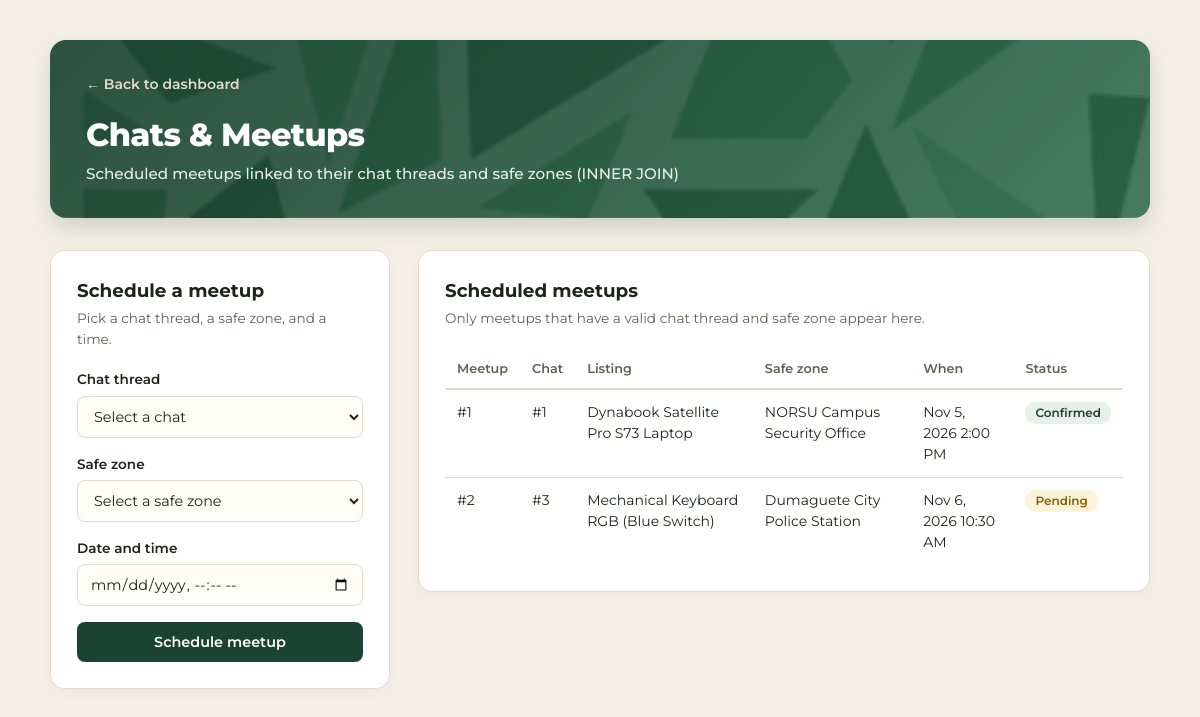
The app's page /espiritu.php, older data.
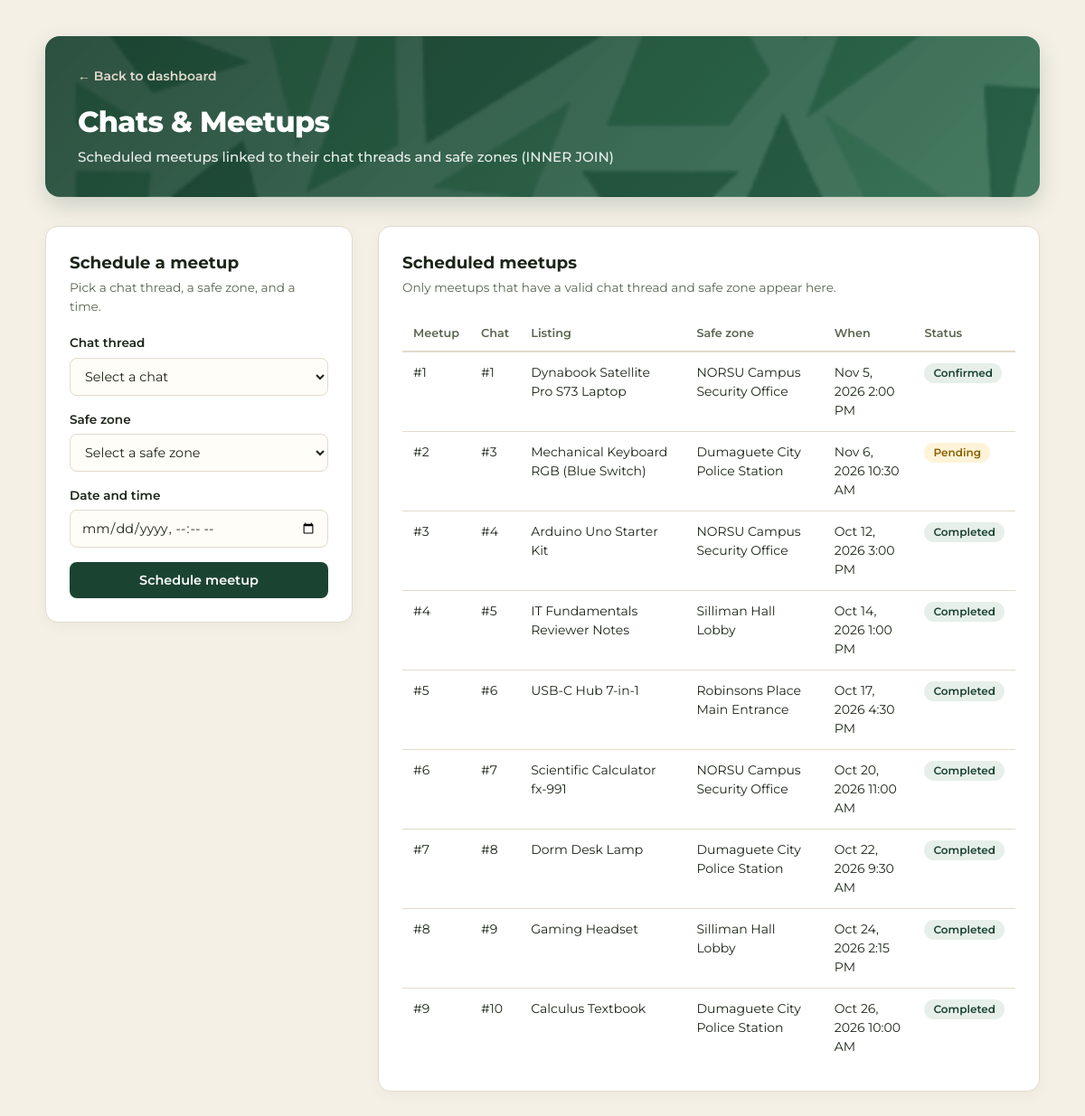
The same page, newer data.
### tables this page shows
CREATE TABLE meetup_schedules (
    id             INT AUTO_INCREMENT PRIMARY KEY,
    thread_id      INT NOT NULL,
    zone_id        INT NOT NULL,
    scheduled_time DATETIME NOT NULL,
    status         ENUM('pending','confirmed','completed','cancelled') NOT NULL DEFAULT 'pending',
    FOREIGN KEY (thread_id) REFERENCES chat_threads(id)      ON DELETE CASCADE,
    FOREIGN KEY (zone_id)   REFERENCES safe_meetup_zones(id) ON DELETE RESTRICT
);

CREATE TABLE chat_threads (
    id         INT AUTO_INCREMENT PRIMARY KEY,
    listing_id INT NOT NULL,
    buyer_id   INT NOT NULL,
    seller_id  INT NOT NULL,
    created_at TIMESTAMP DEFAULT CURRENT_TIMESTAMP,
    UNIQUE KEY uq_thread_listing_buyer (listing_id, buyer_id),
    FOREIGN KEY (listing_id) REFERENCES listings(id) ON DELETE CASCADE,
    FOREIGN KEY (buyer_id)   REFERENCES users(id)    ON DELETE CASCADE,
    FOREIGN KEY (seller_id)  REFERENCES users(id)    ON DELETE CASCADE
);

CREATE TABLE listings (
    id           INT AUTO_INCREMENT PRIMARY KEY,
    seller_id    INT NOT NULL,
    category_id  INT NOT NULL,
    condition_id INT NOT NULL,
    title        VARCHAR(150) NOT NULL,
    description  TEXT,
    price        DECIMAL(10,2) NOT NULL CHECK (price > 0),
    status       ENUM('active','reserved','sold','archived') NOT NULL DEFAULT 'active',
    created_at   TIMESTAMP DEFAULT CURRENT_TIMESTAMP,
    FOREIGN KEY (seller_id)    REFERENCES users(id)           ON DELETE CASCADE,
    FOREIGN KEY (category_id)  REFERENCES categories(id)      ON DELETE RESTRICT,
    FOREIGN KEY (condition_id) REFERENCES item_conditions(id) ON DELETE RESTRICT
);

CREATE TABLE safe_meetup_zones (
    id           INT AUTO_INCREMENT PRIMARY KEY,
    zone_name    VARCHAR(100) NOT NULL,
    address      VARCHAR(255) NOT NULL,
    city         VARCHAR(100) NOT NULL,
    is_geofenced TINYINT(1) NOT NULL DEFAULT 1
);

### espiritu.php (the view, shortened to what this page needs)
<?php
require_once 'config/db.php';
$sql = "
    SELECT ms.id AS meetup_id,
           ct.id AS thread_id,
           l.title AS listing_title,
           sz.zone_name,
           ms.scheduled_time,
           ms.status
    FROM meetup_schedules ms
    INNER JOIN chat_threads ct ON ms.thread_id = ct.id
    INNER JOIN listings l ON ct.listing_id = l.id
    INNER JOIN safe_meetup_zones sz ON ms.zone_id = sz.id
    ORDER BY ms.id ASC
";
$meetups = $pdo->query($sql)->fetchAll();
?>
<!DOCTYPE html>
<html lang="en">
<head>
</head>
<body>
    <div class="container">
        <div class="header-banner">
            <a href="index.php" class="back-link">&larr; Back to dashboard</a>
            <h1>Chats &amp; Meetups</h1>
            <p>Scheduled meetups linked to their chat threads and safe zones (INNER JOIN)</p>
        </div>
        <div class="layout-grid">
            <div class="card">
                <h3>Schedule a meetup</h3>
                <p class="subtitle">Pick a chat thread, a safe zone, and a time.</p>
                <form method="POST" action="espiritu.php">
                    <div class="form-group">
                        <label for="thread_id">Chat thread</label>
                        <select name="thread_id" id="thread_id" required>
                            <option value="">Select a chat</option>
                        </select>
                    </div>
                    <div class="form-group">
                        <label for="zone_id">Safe zone</label>
                        <select name="zone_id" id="zone_id" required>
                            <option value="">Select a safe zone</option>
                        </select>
                    </div>
                    <div class="form-group">
                        <label for="scheduled_time">Date and time</label>
                        <input type="datetime-local" name="scheduled_time" id="scheduled_time" required>
                    </div>
                    <button type="submit" name="add_meetup" class="btn">Schedule meetup</button>
                </form>
            </div>
            <div class="card">
                <h3>Scheduled meetups</h3>
                <p class="subtitle">Only meetups that have a valid chat thread and safe zone appear here.</p>
                <div class="table-wrap">
                    <table>
                        <thead>
                            <tr>
                                <th>Meetup</th>
                                <th>Chat</th>
                                <th>Listing</th>
                                <th>Safe zone</th>
                                <th>When</th>
                                <th>Status</th>
                            </tr>
                        </thead>
                        <tbody>
                            <?php if (empty($meetups)): ?>
                                <tr>
                                    <td colspan="6" class="empty">
                                        No meetups yet. Import database/seed.sql or schedule one.
                                    </td>
                                </tr>
                            <?php else: ?>
                                <?php foreach ($meetups as $m): ?>
                                    <tr>
                                        <td>#<?= (int)$m['meetup_id'] ?></td>
                                        <td>#<?= (int)$m['thread_id'] ?></td>
                                        <td><?= htmlspecialchars($m['listing_title']) ?></td>
                                        <td><?= htmlspecialchars($m['zone_name']) ?></td>
                                        <td><?= htmlspecialchars(date('M j, Y g:i A', strtotime($m['scheduled_time']))) ?></td>
                                        <td>
                                            <span class="badge <?= htmlspecialchars($m['status']) ?>">
                                                <?= htmlspecialchars(ucfirst($m['status'])) ?>
                                            </span>
                                        </td>
                                    </tr>
                                <?php endforeach; ?>
                            <?php endif; ?>
                        </tbody>
                    </table>
                </div>
            </div>
        </div>
    </div>
</body>
</html>

### espiritu.php (style rules this page uses)
:root { --beige-bg: #f5f0e6; --forest-green: #1b4332; --forest-hover: #2d6a4f; --card-bg: #ffffff; --text-dark: #1c2518; --text-muted: #5a6551; --border-color: #e2dacd; }
* { box-sizing: border-box; margin: 0; padding: 0; }
body { font-family: 'Montserrat', sans-serif; background-color: var(--beige-bg); color: var(--text-dark); padding: 40px 20px; line-height: 1.5; min-height: 100vh; }
.container { max-width: 1100px; margin: 0 auto; }
.header-banner { background: linear-gradient(135deg, rgba(27, 67, 50, 0.92), rgba(45, 106, 79, 0.88)), url('881387876_1602854481033124_4271610473624714199_n.png'); background-size: cover; background-position: center; border-radius: 16px; padding: 32px 36px; color: #ffffff; margin-bottom: 32px; box-shadow: 0 10px 25px rgba(27, 67, 50, 0.18); }
.back-link { display: inline-flex; align-items: center; text-decoration: none; color: #e2dacd; font-weight: 600; font-size: 0.875rem; margin-bottom: 16px; transition: color 0.2s ease; }
.header-banner h1 { font-size: 2rem; font-weight: 800; letter-spacing: -0.02em; }
.header-banner p { font-size: 0.95rem; opacity: 0.9; margin-top: 4px; font-weight: 500; }
.layout-grid { display: grid; grid-template-columns: 340px 1fr; gap: 28px; align-items: start; }
.card { background: var(--card-bg); border: 1px solid var(--border-color); border-radius: 14px; padding: 26px; box-shadow: 0 4px 15px rgba(0,0,0,0.04); }
.card h3 { font-size: 1.15rem; font-weight: 700; margin-bottom: 4px; }
.card .subtitle { font-size: 0.85rem; color: var(--text-muted); margin-bottom: 20px; }
.form-group { margin-bottom: 16px; }
.form-group label { display: block; font-size: 0.85rem; font-weight: 600; margin-bottom: 6px; }
.form-group select, .form-group input { width: 100%; padding: 10px 12px; border: 1px solid var(--border-color); border-radius: 8px; font-family: inherit; font-size: 0.9rem; background: #fffdf8; color: var(--text-dark); }
.btn { width: 100%; padding: 11px 16px; background: var(--forest-green); color: #ffffff; border: none; border-radius: 8px; font-family: inherit; font-size: 0.9rem; font-weight: 600; cursor: pointer; transition: background 0.2s ease; }
.table-wrap { overflow-x: auto; }
table { width: 100%; border-collapse: collapse; font-size: 0.875rem; }
th { text-align: left; padding: 10px 12px; border-bottom: 2px solid var(--border-color); color: var(--text-muted); font-weight: 600; font-size: 0.8rem; }
td { padding: 12px; border-bottom: 1px solid var(--border-color); vertical-align: top; }
tr:last-child td { border-bottom: none; }
.badge { display: inline-block; padding: 2px 10px; border-radius: 999px; font-size: 0.75rem; font-weight: 600; background: #e6efe9; color: var(--forest-green); }
.badge.pending { background: #fdf3d8; color: #8a6100; }

Row changes from the older to the newer data that the page shows:
added meetup_schedules: id "3", thread "4", listings.title "Arduino Uno Starter Kit", zone.zone_name "NORSU Campus Security Office", scheduled_time "Oct 12, 2026 3:00 PM", status "Completed"
added meetup_schedules: id "4", thread "5", listings.title "IT Fundamentals Reviewer Notes", zone.zone_name "Silliman Hall Lobby", scheduled_time "Oct 14, 2026 1:00 PM", status "Completed"
added meetup_schedules: id "5", thread "6", listings.title "USB-C Hub 7-in-1", zone.zone_name "Robinsons Place Main Entrance", scheduled_time "Oct 17, 2026 4:30 PM", status "Completed"
added meetup_schedules: id "6", thread "7", listings.title "Scientific Calculator fx-991", zone.zone_name "NORSU Campus Security Office", scheduled_time "Oct 20, 2026 11:00 AM", status "Completed"
added meetup_schedules: id "7", thread "8", listings.title "Dorm Desk Lamp", zone.zone_name "Dumaguete City Police Station", scheduled_time "Oct 22, 2026 9:30 AM", status "Completed"
added meetup_schedules: id "8", thread "9", listings.title "Gaming Headset", zone.zone_name "Silliman Hall Lobby", scheduled_time "Oct 24, 2026 2:15 PM", status "Completed"
added meetup_schedules: id "9", thread "10", listings.title "Calculus Textbook", zone.zone_name "Dumaguete City Police Station", scheduled_time "Oct 26, 2026 10:00 AM", status "Completed"
